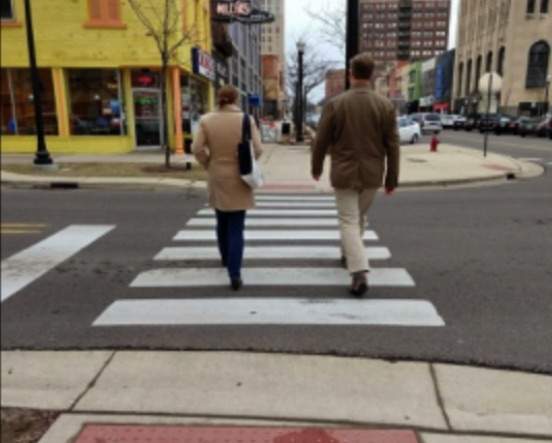
#> input picture hw10/pedestrain.jpg, 552 x 443 px, found by its file name
$ python pedestrain.py
#> lines starting #> are read from the running program, lines starting #| are printed output that depends on the picture; after the words box and inside, x2 and y2 are one past the last pixel; in counts of white or black regions, pixels touching at a corner belong together
import cv2
import matplotlib.pyplot as plt

image = cv2.imread('hw10\\pedestrain.jpg')
#> image is the input picture: shape (443, 552, 3); mean B, G, R 99.6, 112, 120.4

hog = cv2.HOGDescriptor()

hog.setSVMDetector(cv2.HOGDescriptor_getDefaultPeopleDetector())

rects, weights = hog.detectMultiScale(image)
#> rects = [[163, 59, 133, 265], [281, 33, 150, 300]]; weights = [1.71, 1.93]

for (x, y, w, h) in rects:
    cv2.rectangle(image, (x, y), (x + w, y + h), (0, 0, 255), 2)
#> this loop made 2 passes
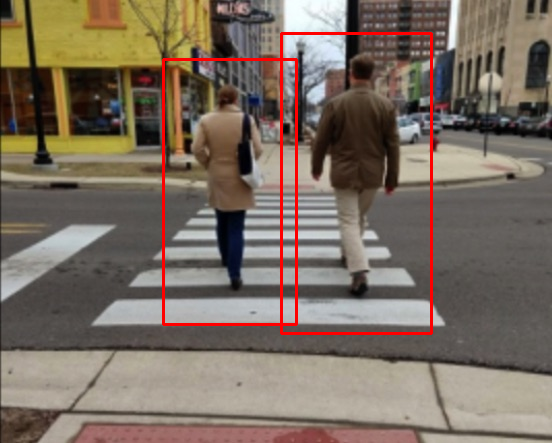
#> image: shape (443, 552, 3); 2.07% of pixels changed, all inside (x1, y1, x2, y2) = (162, 32, 433, 335)

plt.imshow(image[:, :, ::-1])
cv2.imwrite("hw10\\1.jpg", image)
plt.show()
